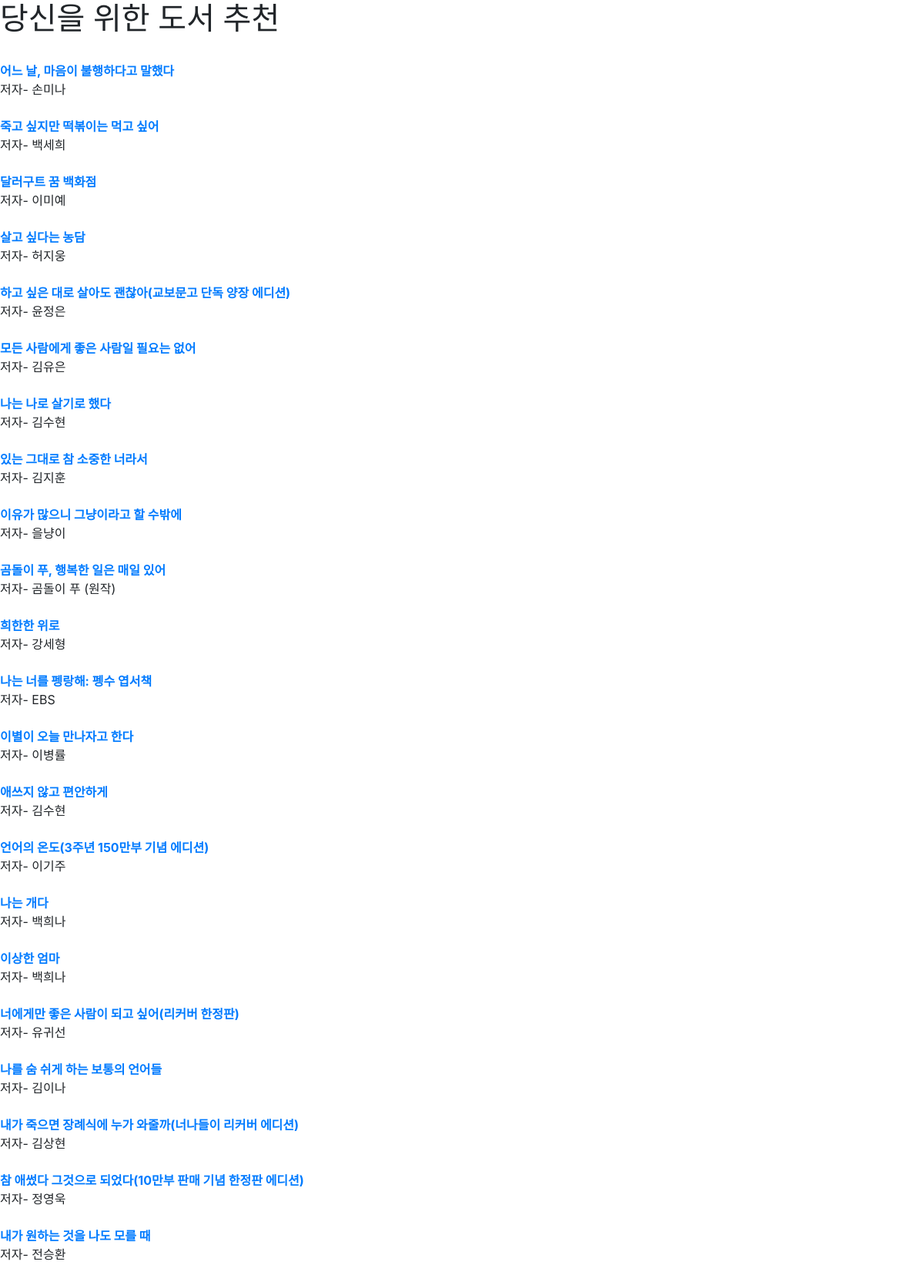
Screenshot of /book with the database file from the repository.
### yoloapp/models.py (models this page shows, shortened)
class BookList(models.Model):
    title = models.CharField(max_length=50)
    author = models.CharField(max_length=30)
    url = models.CharField(max_length=100)

### yoloapp/views.py (the view)
# urls.py: path('book', views.book, name='book'),
def book(request):
    BookList_obj=BookList.objects.all().values()
    context = {
        'BookList': BookList_obj
    }
    return render(request, 'book.html', context)

### yoloapp/templates/book.html (shortened to what this page needs)
<!DOCTYPE html>
<html lang="en">
<head>
    {% load static %}
    <link href='{% static "vendor/bootstrap/css/bootstrap.min.css"%}' rel="stylesheet">
    <link href='{% static "book.css" %}' rel="stylesheet">
</head>
<body>
    <h1>당신을 위한 도서 추천</h1>
    <br/>
    <div class="main_box">
        {% for line in BookList %}
        <div class="book">
            <div><a href={{line.url }}><strong>{{line.title}}</strong></a></div>
            <div>저자- {{line.author}}</div>
        </div>
        <br/>
        {% endfor %}
    </div>
</body>
</html>

### rows the page displays
BookList: title "어느 날, 마음이 불행하다고 말했다", author "손미나"
BookList: title "죽고 싶지만 떡볶이는 먹고 싶어", author "백세희"
BookList: title "달러구트 꿈 백화점", author "이미예"
BookList: title "살고 싶다는 농담", author "허지웅"
BookList: title "하고 싶은 대로 살아도 괜찮아(교보문고 단독 양장 에디션)", author "윤정은"
BookList: title "모든 사람에게 좋은 사람일 필요는 없어", author "김유은"
BookList: title "나는 나로 살기로 했다", author "김수현"
BookList: title "있는 그대로 참 소중한 너라서", author "김지훈"
BookList: title "이유가 많으니 그냥이라고 할 수밖에", author "을냥이"
BookList: title "곰돌이 푸, 행복한 일은 매일 있어", author "곰돌이 푸 (원작)"
BookList: title "희한한 위로", author "강세형"
BookList: title "나는 너를 펭랑해: 펭수 엽서책", author "EBS"
BookList: title "이별이 오늘 만나자고 한다", author "이병률"
BookList: title "애쓰지 않고 편안하게", author "김수현"
BookList: title "언어의 온도(3주년 150만부 기념 에디션)", author "이기주"
BookList: title "나는 개다", author "백희나"
BookList: title "이상한 엄마", author "백희나"
BookList: title "너에게만 좋은 사람이 되고 싶어(리커버 한정판)", author "유귀선"
BookList: title "나를 숨 쉬게 하는 보통의 언어들", author "김이나"
BookList: title "내가 죽으면 장례식에 누가 와줄까(너나들이 리커버 에디션)", author "김상현"
BookList: title "참 애썼다 그것으로 되었다(10만부 판매 기념 한정판 에디션)", author "정영욱"
BookList: title "내가 원하는 것을 나도 모를 때", author "전승환"
